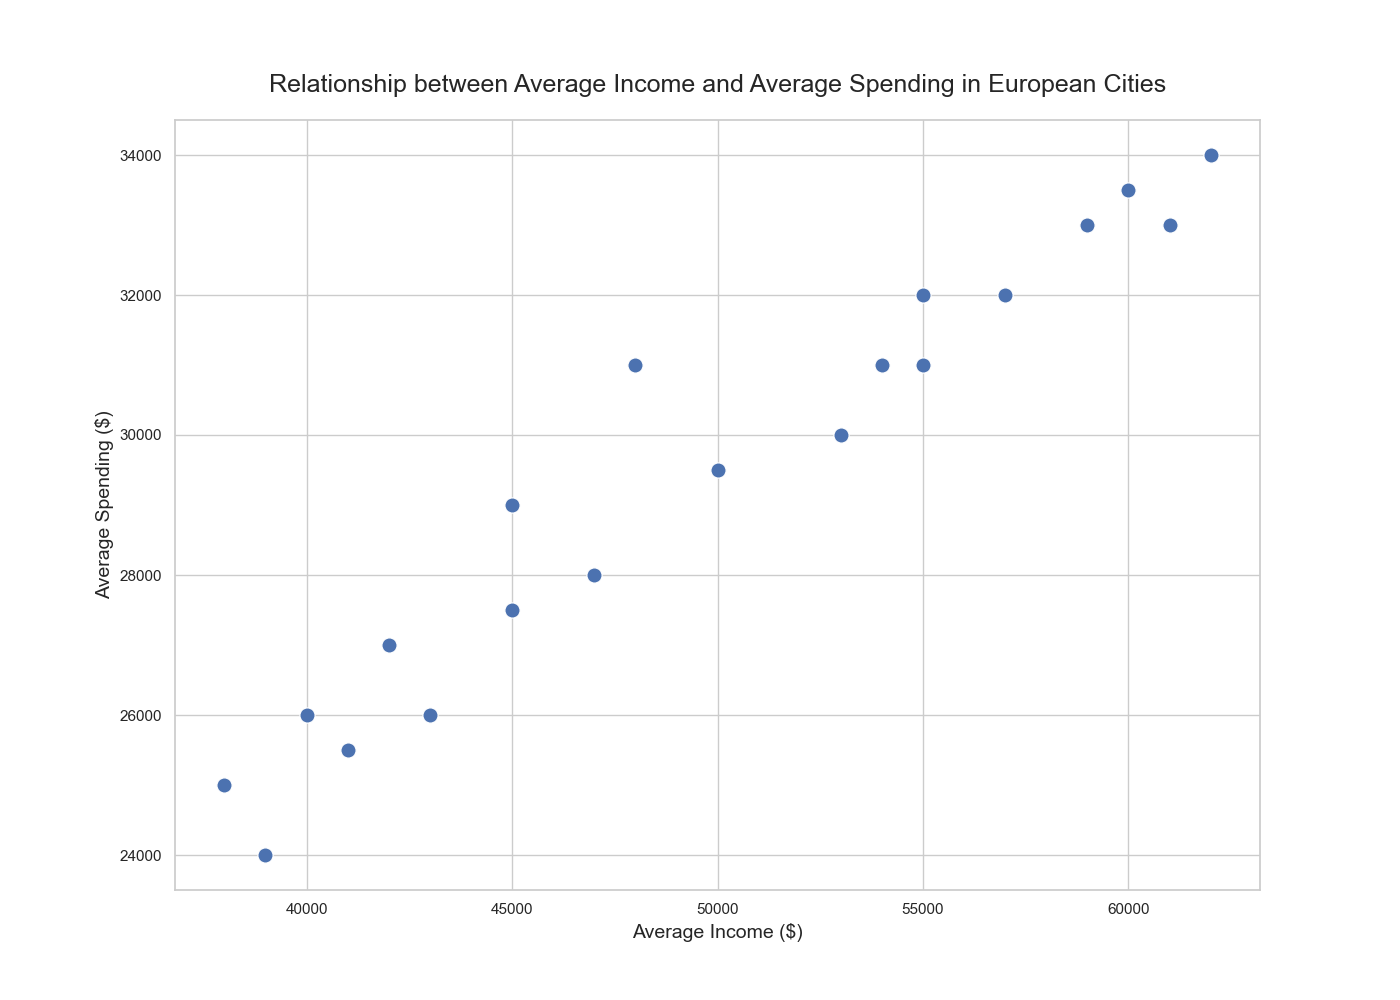

Write the Python code that produced this figure.

import seaborn as sns
import pandas as pd
import matplotlib.pyplot as plt

data = {
    'City': ['London', 'Paris', 'Rome', 'Berlin', 'Madrid', 'Amsterdam', 'Prague', 
             'Vienna', 'Venice', 'Barcelona', 'Lisbon', 'Athens',
             'Dublin', 'Oslo', 'Stockholm', 'Helsinki', 'Copenhagen', 
             'Budapest', 'Warsaw', 'Istanbul'],
    'AverageIncome': [55000, 48000, 45000, 53000, 47000, 59000, 40000, 54000, 45000, 50000, 
                      42000, 38000, 57000, 62000, 60000, 55000, 61000, 43000, 41000, 39000],
    'AverageSpending': [32000, 31000, 29000, 30000, 28000, 33000, 26000, 31000, 27500, 
                        29500, 27000, 25000, 32000, 34000, 33500, 31000, 33000, 26000, 25500, 24000]
}

df = pd.DataFrame(data)

plt.figure(figsize=(14, 10))
sns.scatterplot(data=df, x='AverageIncome', y='AverageSpending', 
                palette=['#4B0082', '#FFD700'], 
                s=120)  # Adjusted marker size

plt.title('Relationship between Average Income and Average Spending in European Cities', fontsize=18, pad=20)
plt.xlabel('Average Income ($)', fontsize=14)
plt.ylabel('Average Spending ($)', fontsize=14)

plt.show()
